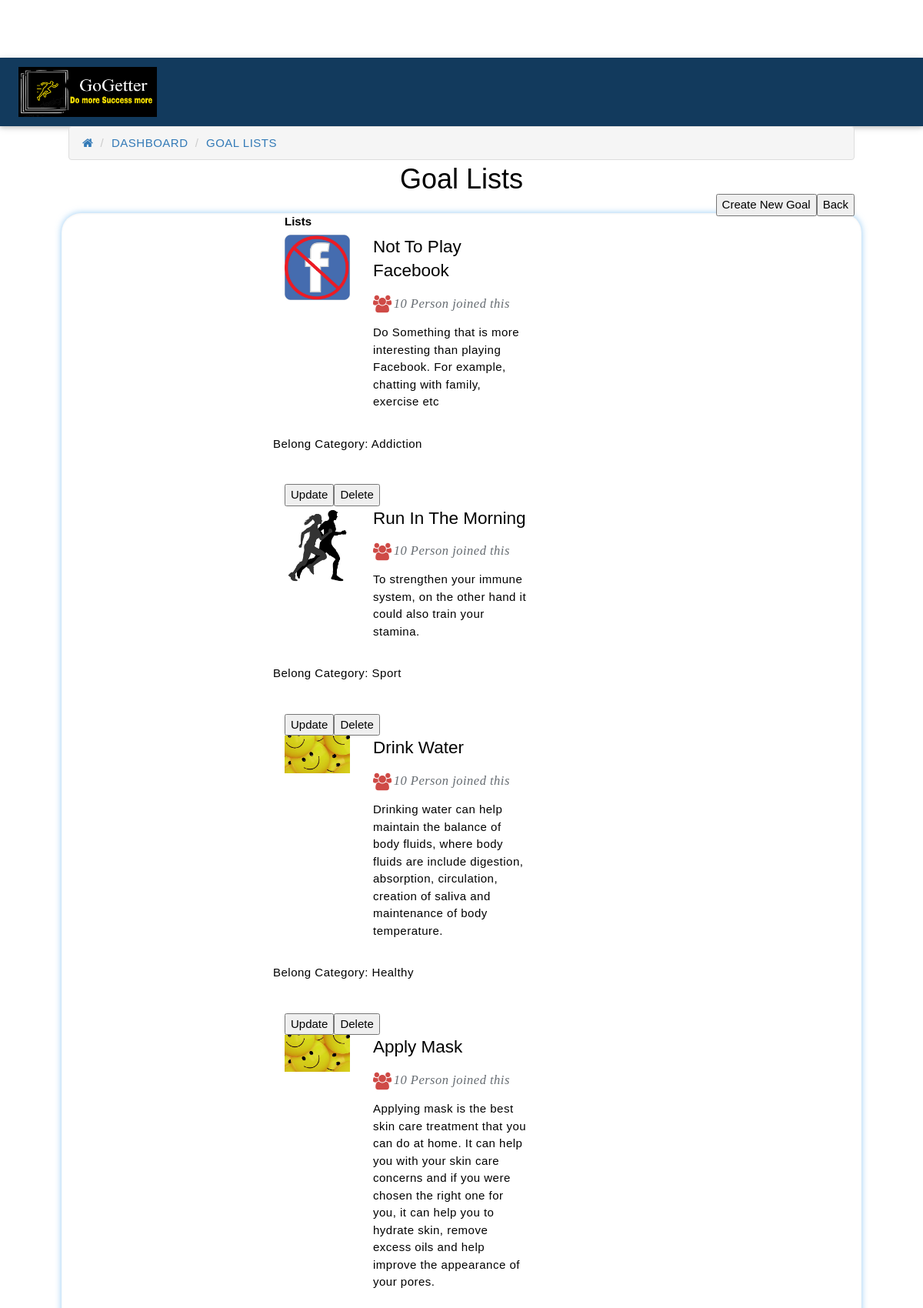
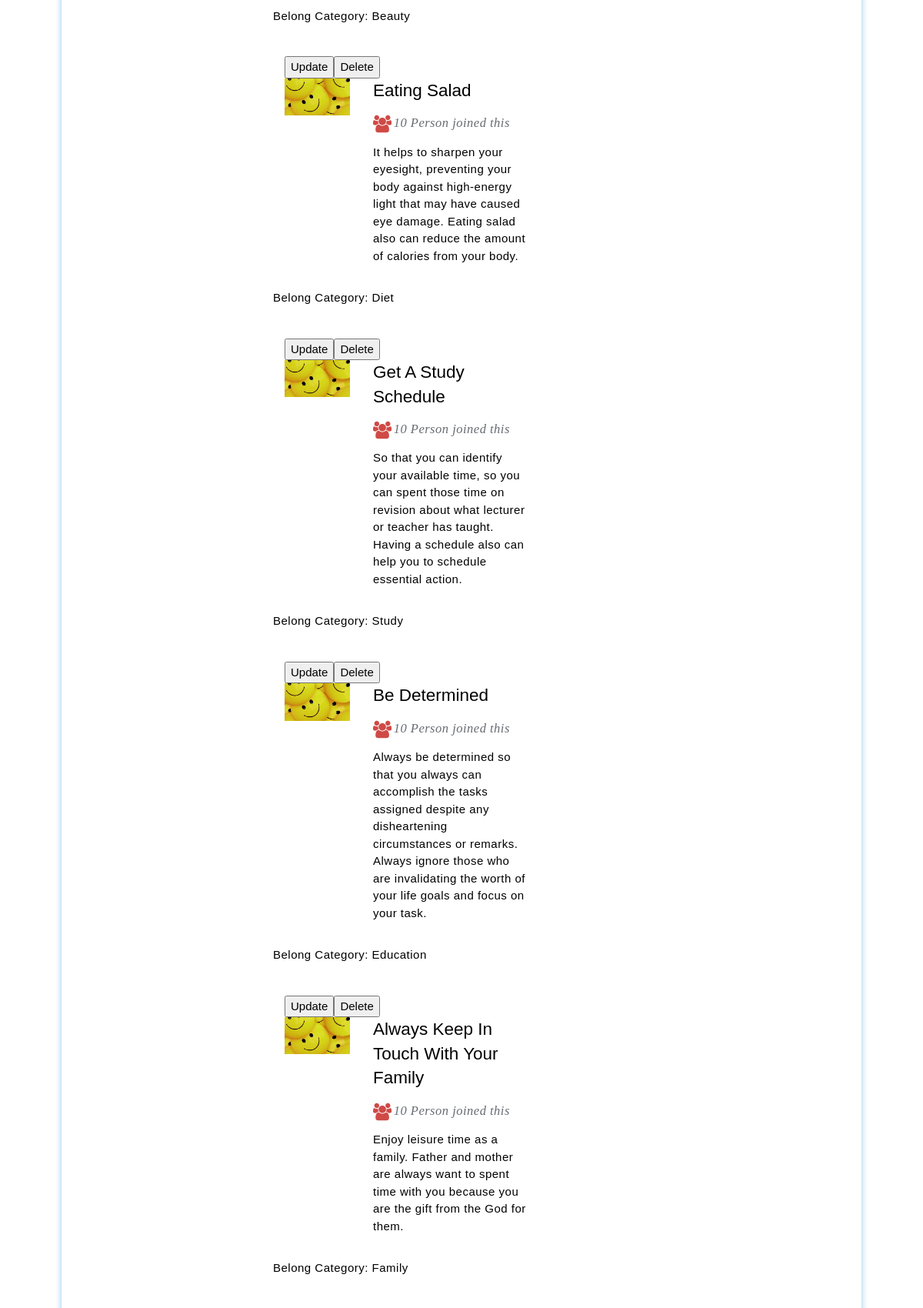
Screenshot of /admin_goal_list.php (signed in, upper part) with the database file from the repository (2 pictures, top to bottom).
### tables this page shows
CREATE TABLE `common_goals` (
  `goals_id` int(60) NOT NULL,
  `goals_name` varchar(50) NOT NULL,
  `category` int(11) NOT NULL,
  `goals_desc` varchar(2000) NOT NULL,
  `goals_picture` varchar(255) NOT NULL DEFAULT 'default.jpg',
  `date_created` timestamp NOT NULL DEFAULT CURRENT_TIMESTAMP ON UPDATE CURRENT_TIMESTAMP
);

CREATE TABLE `categories` (
  `category_id` int(11) NOT NULL,
  `category` varchar(40) NOT NULL,
  `date_created` timestamp NOT NULL DEFAULT CURRENT_TIMESTAMP ON UPDATE CURRENT_TIMESTAMP
);

### admin_goal_controller.php (called while the page is built, shortened)
<?php
function listAllGoal($conn, $sessionid){
    $query1= "SELECT * FROM common_goals";
    $search=$conn->prepare($query1);
    $search->bindParam(':sid', $sessionid, PDO::PARAM_STR);
    $search->execute();
    $search1 = $search->fetchAll(PDO::FETCH_ASSOC);
    return $search1;
}
?>

### admin_categories_controller.php (called while the page is built, shortened)
<?php
function listCategory($conn, $category_id){
    $query1= "SELECT category FROM categories WHERE category_id = :category_id";
    $search=$conn->prepare($query1);
    $search->bindParam(':category_id', $category_id, PDO::PARAM_INT);
    $search->execute();
    $search1 = $search->fetchAll(PDO::FETCH_ASSOC);
    return $search1;
}
?>

### admin_goal_list.php (the view, shortened to what this page needs)
<?php
 require_once("sessionchecker.php");
?>
<html>
<head><title>Goal Lists - GoGetter</title></head>
<body>
	<div style="padding-right: 89px; padding-left: 89px; padding-bottom: 5px;">
        <ul class="breadcrumb" style="margin: 0px !important">
            <li><a data-ajax="false" href="index.php"><i class="fa fa-home"></i></a></li>
            <li><a data-ajax="false" href="admin_dashboard.php">DASHBOARD</a></li>
            <li><a data-ajax="false" href="admin_goal_list.php">GOAL LISTS</a></li>
        </ul>
    </div>
  <div style="padding-right: 89px; padding-left: 89px; padding-bottom: 5px;"><h1 align="center" >Goal Lists</h1>
    <input type="button" value="Back" onclick="window.location.href = 'admin_dashboard.php'" style="float: right;">
    <input type="button" value="Create New Goal" id="createGoal" style="float: right;">
  </div>
   <div id="hello1">
  <div data-role="main" class="ui-content">
    <form method="post" action="admin_goal_form.php"  class="search-container" data-ajax="false">
    <div id="box">
        <div class="container">
        <label for="usr">Lists</label>
        <?php
            require_once("admin_categories_controller.php");
            require_once("admin_goal_controller.php");
            $s_id = $_SESSION["admin_identity"];
            $goal_results = listAllGoal($conn, $s_id);
            foreach($goal_results as $goal_result){
                $category_name = listCategory($conn, $goal_result['category']);
					foreach($category_name as $category_n){
						$category = $category_n['category'];
					}
                    echo'
                    <div class="mbr-row custom-row">
                        <div class="mbr-col-sm-12 mbr-col-md-6 mbr-col-lg-3">
                            <amp-img layout="responsive" width="252.63157894736844" height="170" alt="HTML Basic Template" class="placeholder-loader mobirise-loader i-amphtml-element i-amphtml-layout-responsive i-amphtml-layout-size-defined i-amphtml-layout" i-amphtml-layout="responsive" style="--loader-delay-offset:145ms !important;"><i-amphtml-sizer style="padding-top: 67.2917%;"></i-amphtml-sizer>
                                <div placeholder="" class="placeholder amp-hidden">
                                        <div class="mobirise-spinner">
                                            <em></em>
                                            <em></em>
                                            <em></em>
                                        </div></div>
                            <img decoding="async" alt="HTML Basic Template" src="uploads/'.$goal_result['goals_picture'].'" class="i-amphtml-fill-content i-amphtml-replaced-content"></amp-img>
                        </div>
                        <div class="mbr-col-sm-12 mbr-col-md-6 mbr-col-lg-6">
                            <h4 class="custom-card-title mbr-fonts-style mbr-text-cap display-5">'.$goal_result['goals_name'].'</h4>
                            <div class="iconfont-wrapper">
                                <span class="amp-iconfont animation-normal fa fa-users"><svg width="100%" height="100%" viewBox="0 0 1792 1792" xmlns="http://www.w3.org/2000/svg" fill="currentColor"></svg></span>
                            </div>
                            <p class="custom-card-text2 mbr-fonts-style mbr-card-subtitle mbr-text-i display-4">10 Person joined this</p>
                            <br>
                            <p class="mbr-pt-3 mbr-text mbr-pb-4 tablet-pb-0 mbr-fonts-style display-7">'.$goal_result['goals_desc'].'</p>
                        </div>
                        <div>
                            <p>Belong Category: '.$category.'
                        </div>
                    </div>';
                    echo '<button class="update" type="button" name="update" id="'.$goal_result['goals_id'].'">Update</button>';
                    echo '<button class="delete" type="button" name="delete" id="'.$goal_result['goals_id'].'">Delete</button>';
                }
                ?>
    </div>
      </form>
  </div>
</div>
</body>
</html>

### css/w3_2.css (style rules this page uses)
html { box-sizing:border-box }
*,*:before,*:after { box-sizing:inherit }
html { -ms-text-size-adjust:100%;-webkit-text-size-adjust:100% }
body { margin:0 }
a { background-color:transparent;-webkit-text-decoration-skip:objects }
button,input,select,textarea { font:inherit;margin:0 }
button,input { overflow:visible }
button,select { text-transform:none }
button,html [type=button],[type=reset],[type=submit] { -webkit-appearance:button }
html,body { font-family:Verdana,sans-serif;font-size:15px;line-height:1.5 }
html { overflow-x:hidden }
h1 { font-size:36px }
h4 { font-size:20px }
h1,h2,h3,h4,h5,h6 { font-family:"Segoe UI",Arial,sans-serif;font-weight:400;margin:10px 0 }
.w3-btn,.w3-button { border:none;display:inline-block;padding:8px 16px;vertical-align:middle;overflow:hidden;text-decoration:none;color:inherit;background-color:inherit;text-align:center;cursor:pointer;white-space:nowrap }
.w3-btn,.w3-button { -webkit-touch-callout:none;-webkit-user-select:none;-khtml-user-select:none;-moz-user-select:none;-ms-user-select:none;user-select:none }
.w3-bar { width:100%;overflow:hidden }
.w3-bar .w3-bar-item { padding:8px 16px;float:left;width:auto;border:none;display:block;outline:0 }
.w3-bar .w3-button { white-space:normal }
.w3-container:after,.w3-container:before,.w3-panel:after,.w3-panel:before,.w3-row:after,.w3-row:before,.w3-row-padding:after,.w3-row-padding:before, .w3-cell-row:before,.w3-cell-row:after,.w3-clear:after,.w3-clear:before,.w3-bar:before,.w3-bar:after { content:"";display:table;clear:both }
.w3-card,.w3-card-2 { box-shadow:0 2px 5px 0 rgba(0,0,0,0.16),0 2px 10px 0 rgba(0,0,0,0.12) }
.w3-padding-large { padding:12px 24px!important }
.w3-blue,.w3-hover-blue:hover { color:#fff!important;background-color:#123a5d!important }
.breadcrumb { margin: 89px 0 0px 0 !important; padding: 8px 17px !important; border: 1px solid #ddd !important; }

### rows the page displays
common_goals: goals_picture (picture), goals_name "Not To Play Facebook", goals_desc "Do Something that is more interesting than playing Facebook. For example, chatting with family, exercise etc", category.category "Addiction"
common_goals: goals_picture (picture), goals_name "Run In The Morning", goals_desc "To strengthen your immune system, on the other hand it could also train your stamina.", category.category "Sport"
common_goals: goals_picture (placeholder picture), goals_name "Drink Water", goals_desc "Drinking water can help maintain the balance of body fluids, where body fluids are include digestion, absorption, circulation, creation of saliva and maintenance of body temperature.", category.category "Healthy"
common_goals: goals_picture (placeholder picture), goals_name "Apply Mask", goals_desc "Applying mask is the best skin care treatment that you can do at home. It can help you with your skin care concerns and if you were chosen the right one for you, it can help you to hydrate skin, remove excess oils and help improve the appearance of your pores.", category.category "Beauty"
common_goals: goals_picture (placeholder picture), goals_name "Eating Salad", goals_desc "It helps to sharpen your eyesight, preventing your body against high-energy light that may have caused eye damage. Eating salad also can reduce the amount of calories from your body.", category.category "Diet"
common_goals: goals_picture (placeholder picture), goals_name "Get A Study Schedule", goals_desc "So that you can identify your available time, so you can spent those time on revision about what lecturer or teacher has taught. Having a schedule also can help you to schedule essential action.", category.category "Study"
common_goals: goals_picture (placeholder picture), goals_name "Be Determined", goals_desc "Always be determined so that you always can accomplish the tasks assigned despite any disheartening circumstances or remarks. Always ignore those who are invalidating the worth of your life goals and focus on your task.", category.category "Education"
common_goals: goals_picture (placeholder picture), goals_name "Always Keep In Touch With Your Family", goals_desc "Enjoy leisure time as a family. Father and mother are always want to spent time with you because you are the gift from the God for them.", category.category "Family"
